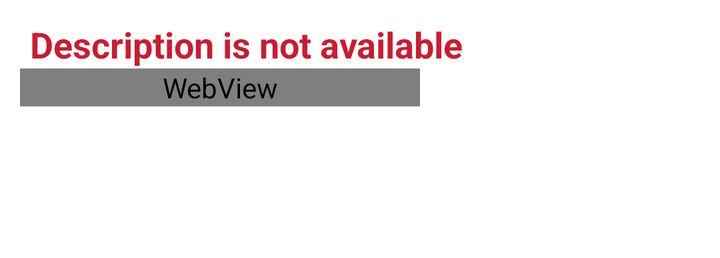
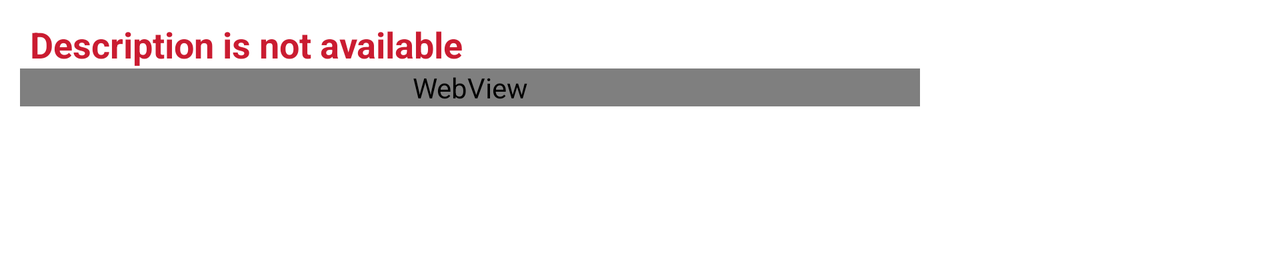

An Android layout and its configuration variant, each rendered on a device that would load it. The default file and the variant file are quoted in full after the pictures.
<!-- AndroidManifest.xml: application theme AppTheme -->
<!-- res/layout/feed_list_item.xml -->
<?xml version="1.0" encoding="utf-8"?>
<RelativeLayout xmlns:android="http://schemas.android.com/apk/res/android"
android:layout_width="fill_parent"
android:layout_height="wrap_content"
android:background="@android:color/white"
android:padding="10dp">


<TextView
    android:id="@+id/feed_title"
    style="@style/style_feed_title"
    android:layout_width="match_parent"
    android:layout_height="wrap_content"
    android:text="@string/description"
    android:textAlignment="gravity" />

<ImageView
    android:layout_marginTop="5dp"
    android:id="@+id/feed_image"
    android:layout_width="100dp"
    android:layout_height="80dp"
    android:layout_toRightOf="@+id/webview"
    android:layout_below="@id/feed_title"
    android:layout_alignParentRight="true"
    />

<WebView
    android:id="@+id/webview"
    android:layout_width="200dp"
    android:layout_height="wrap_content"
    android:layout_below="@+id/feed_title"/>

</RelativeLayout>
<!-- resources referenced by this layout -->
<resources>
  <string name="description">Description is not available</string>
  <style name="style_feed_title">
          <item name="android:textColor">#CA1C31</item>
          <item name="android:textSize">18sp</item>
          <item name="android:paddingLeft">5dp</item>
          <item name="android:textStyle">bold</item>
      </style>
  <style name="AppTheme" parent="Theme.AppCompat.Light">
      </style>
</resources>
<!-- res/layout-land/feed_list_item.xml (the repository's variant of the layout above) -->
<!-- drawn on the phone turned sideways -->
<?xml version="1.0" encoding="utf-8"?>
<RelativeLayout xmlns:android="http://schemas.android.com/apk/res/android"
android:layout_width="fill_parent"
android:layout_height="wrap_content"
android:background="@android:color/white"
android:padding="10dp">


<TextView
    android:id="@+id/feed_title"
    style="@style/style_feed_title"
    android:layout_width="match_parent"
    android:layout_height="wrap_content"
    android:text="@string/description"
    android:textAlignment="gravity" />

<ImageView
    android:layout_marginTop="5dp"
    android:id="@+id/feed_image"
    android:layout_width="100dp"
    android:layout_height="80dp"
    android:layout_below="@id/feed_title"
    android:layout_alignParentRight="true"
    />

<WebView
    android:id="@+id/webview"
    android:layout_width="450dp"
    android:layout_height="wrap_content"
    android:layout_below="@+id/feed_title"/>

</RelativeLayout>
